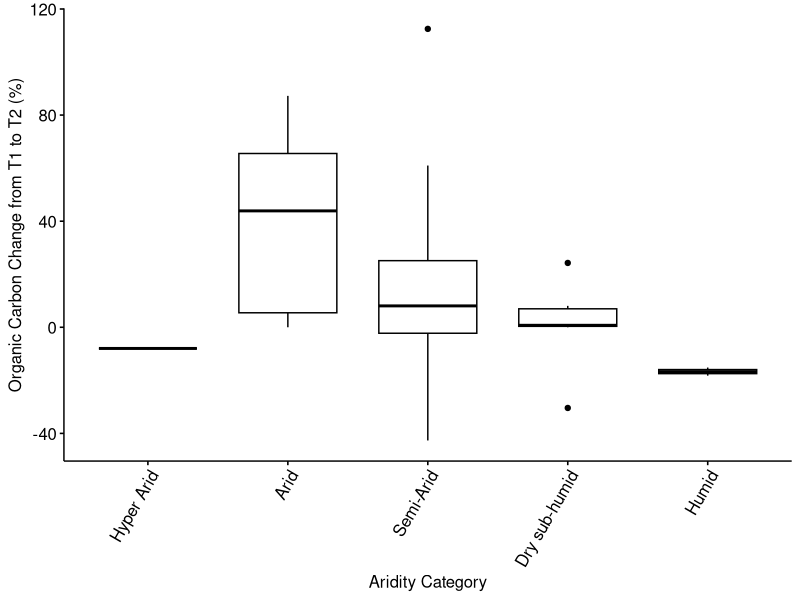
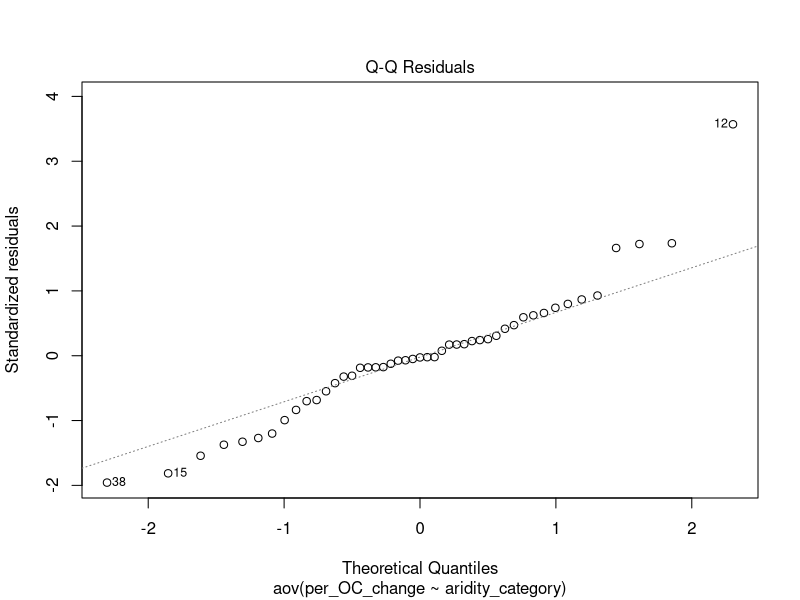
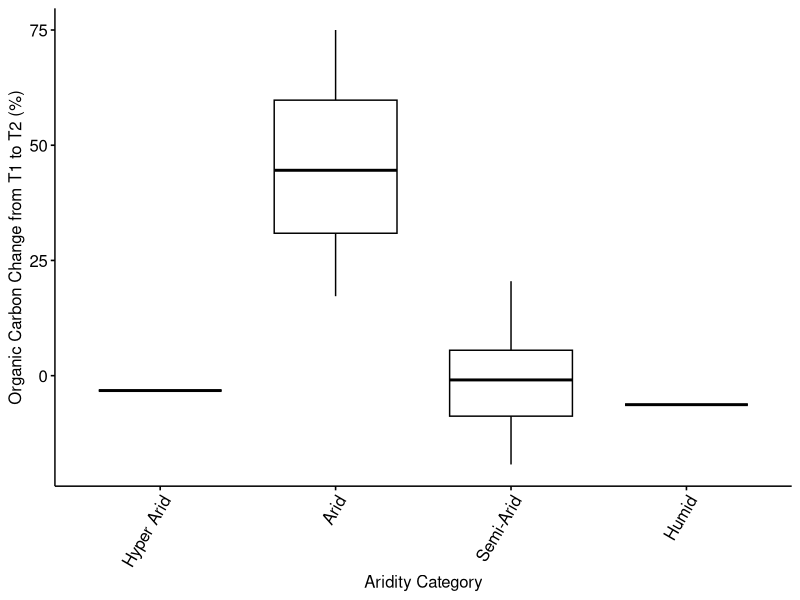
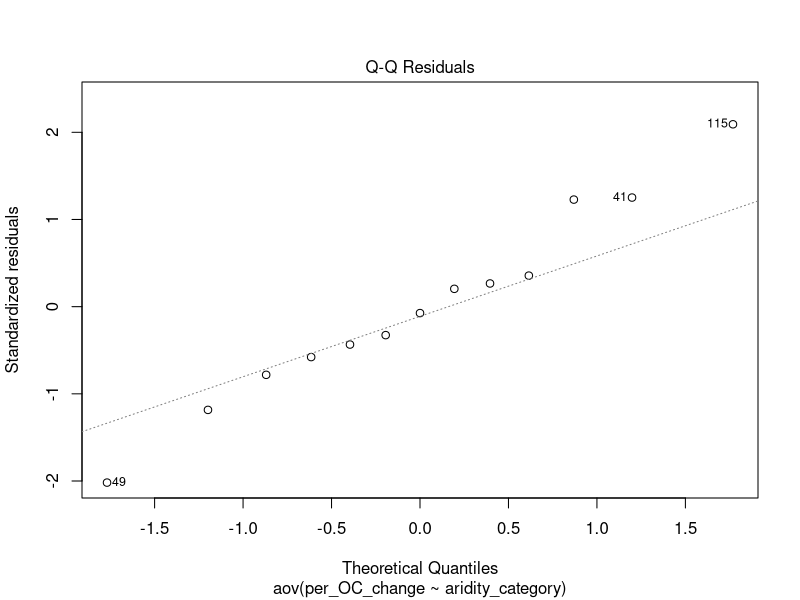
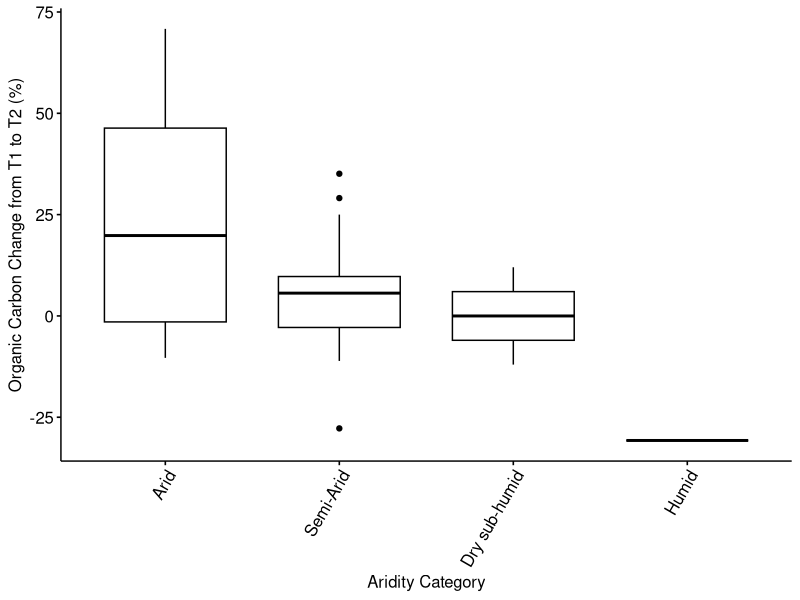
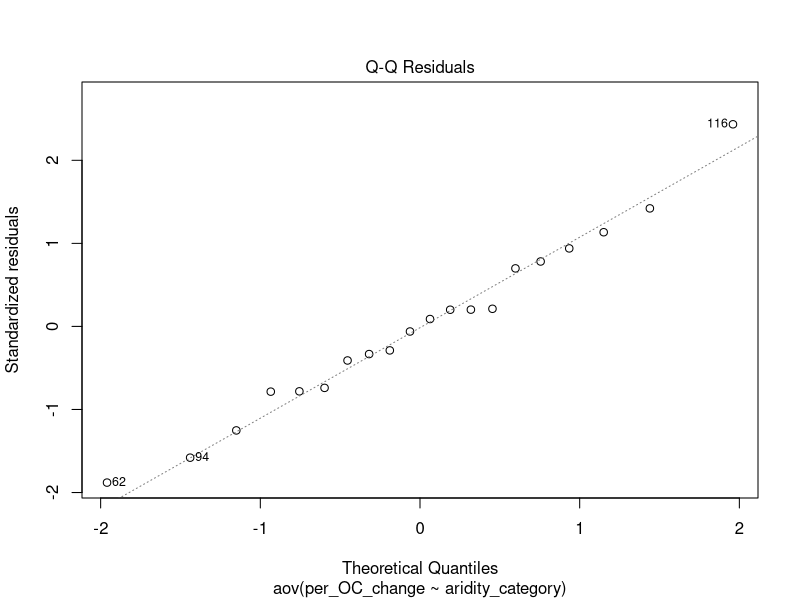
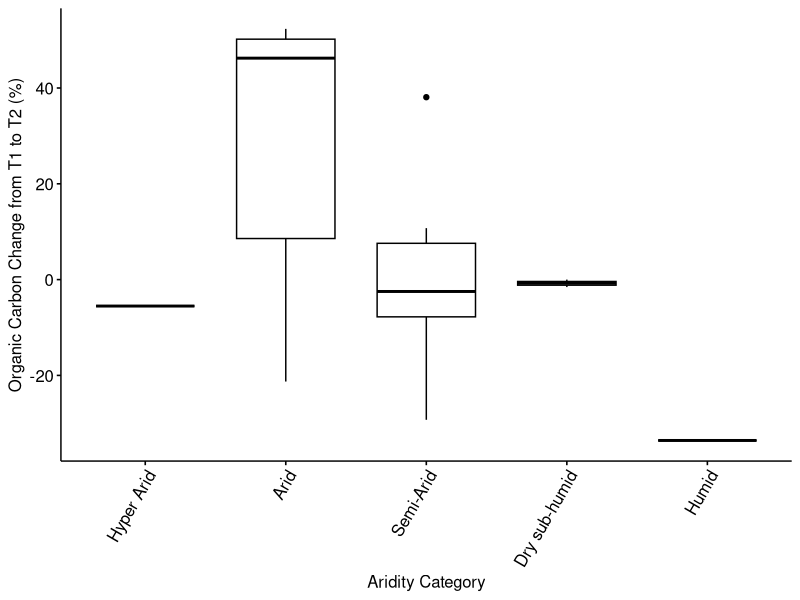
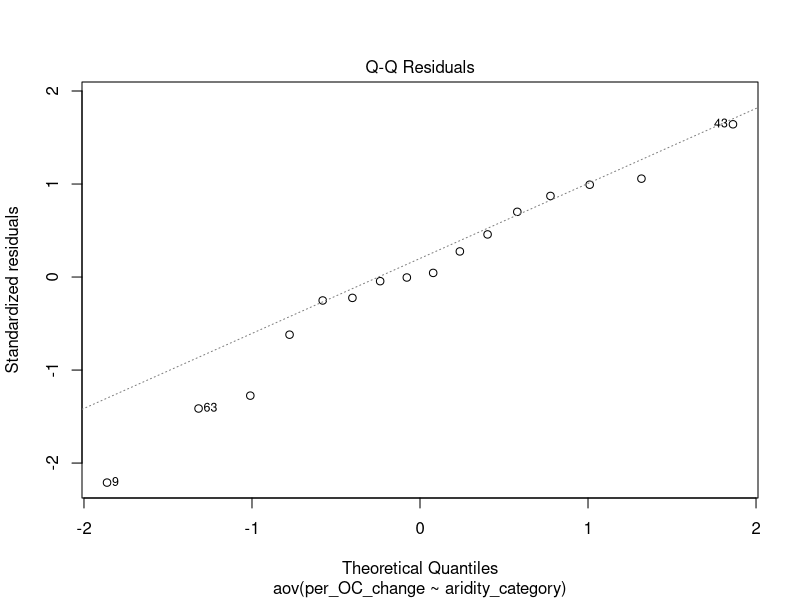

The R script that drew these images, in order:
## ---- chunk 1
# Load dataset
suppressWarnings(suppressMessages({
    library(tidyverse)
    library(ggpubr)
}))
## ---- chunk 2
# Load dataset
suppressWarnings(suppressMessages({
    datacsv <- read_csv("datasets/irrt1vt2_estBD_mar27.csv")
    dataset <- data.frame(datacsv)
}))
## ---- chunk 3
# Remove outliers
temp_dataset <- split(dataset, dataset$ref_num=="24")
dataset <- temp_dataset$'FALSE'

temp_dataset <- split(dataset, dataset$ref_num=="19")
dataset <- temp_dataset$'FALSE'
## ---- chunk 4
# Factor whole dataset
dataset[sapply(dataset, is.character)] <- lapply(dataset[sapply(dataset, is.character)], as.factor)

# Store rows without N+ and N- pairings in a temporary variable
tempData1a <- split(dataset, dataset$N_pair=="no")
dataseta <- tempData1a$'TRUE'

# For rows that do have a N+ and N- paring, store only the N- rows in a temporary variable
tempData1b <- split(dataset, dataset$N_pair_state=="N+")
datasetb <- tempData1b$'FALSE'

# Combine the two temporary variables into a unified dataset without the N+ treatments where such pairings exist in the dataset
dataset <- rbind(dataseta, datasetb)

# Separate out the 0 - 10 cm depth incrememt
tempData2 <- split(dataset, dataset$depth_cat_2=="0-10cm")
depth_10 <- tempData2$'TRUE'

# Separate out the 10 - 20 cm depth incrememt
tempData2 <- split(dataset, dataset$depth_cat_2=="10-20cm")
depth_20 <- tempData2$'TRUE'

# Separate out the 20 - 30 cm depth incrememt
tempData2 <- split(dataset, dataset$depth_cat_2=="20-30cm")
depth_30 <- tempData2$'TRUE'

# Separate out the 30+ cm depth incrememt
tempData2 <- split(dataset, dataset$depth_cat_2=="30+cm")
depth_30p <- tempData2$'TRUE'
## ---- chunk 5
# Boxplot to visualize the average percent change for each aridity category
p <- ggboxplot(depth_10, x="aridity_category", y="per_OC_change", 
          #color = "depth_cat_2", palette = c("#00AFBB", "#E7B800", "#71f442", "#fc79e6"),
          order = c("Hyper Arid", "Arid", "Semi-Arid", "Dry sub-humid", "Humid"),
          ylab = "Organic Carbon Change from T1 to T2 (%)", xlab = "Aridity Category")
p + theme(axis.text.x = element_text(angle = 60, hjust = 1))
## ---- chunk 6
# ANOVA and Tukey's for above boxplot
aov_0_10_per_C <- aov(per_OC_change ~ aridity_category, data = depth_10)
summary(aov_0_10_per_C)
plot(aov_0_10_per_C, 2)

TukeyHSD(aov_0_10_per_C)
## ---- chunk 7
# Boxplot to visualize the average percent change for each aridity category
p2 <- ggboxplot(depth_20, x="aridity_category", y="per_OC_change", 
          #color = "depth_cat_2", palette = c("#00AFBB", "#E7B800", "#71f442", "#fc79e6"),
          order = c("Hyper Arid", "Arid", "Semi-Arid", "Dry sub-humid", "Humid"),
          ylab = "Organic Carbon Change from T1 to T2 (%)", xlab = "Aridity Category")
p2 + theme(axis.text.x = element_text(angle = 60, hjust = 1))
## ---- chunk 8
# ANOVA and Tukey's for above boxplot
aov_10_20_per_C <- aov(per_OC_change ~ aridity_category, data = depth_20)
summary(aov_10_20_per_C)
plot(aov_10_20_per_C, 2)

TukeyHSD(aov_10_20_per_C)
## ---- chunk 9
# Boxplot to visualize the average percent change for each aridity category
p3 <- ggboxplot(depth_30, x="aridity_category", y="per_OC_change", 
          #color = "depth_cat_2", palette = c("#00AFBB", "#E7B800", "#71f442", "#fc79e6"),
          order = c("Hyper Arid", "Arid", "Semi-Arid", "Dry sub-humid", "Humid"),
          ylab = "Organic Carbon Change from T1 to T2 (%)", xlab = "Aridity Category")
p3 + theme(axis.text.x = element_text(angle = 60, hjust = 1))
## ---- chunk 10
# ANOVA and Tukey's for above boxplot
aov_20_30_per_C <- aov(per_OC_change ~ aridity_category, data = depth_30)
summary(aov_20_30_per_C)
plot(aov_20_30_per_C, 2)

TukeyHSD(aov_20_30_per_C)
## ---- chunk 11
# Boxplot to visualize the average percent change for each aridity category
p4 <- ggboxplot(depth_30p, x="aridity_category", y="per_OC_change", 
          #color = "depth_cat_2", palette = c("#00AFBB", "#E7B800", "#71f442", "#fc79e6"),
          order = c("Hyper Arid", "Arid", "Semi-Arid", "Dry sub-humid", "Humid"),
          ylab = "Organic Carbon Change from T1 to T2 (%)", xlab = "Aridity Category")
p4 + theme(axis.text.x = element_text(angle = 60, hjust = 1))
## ---- chunk 12
# ANOVA and Tukey's for above boxplot
aov_30p_per_C <- aov(per_OC_change ~ aridity_category, data = depth_30p)
summary(aov_30p_per_C)
plot(aov_30p_per_C, 2)

TukeyHSD(aov_30p_per_C)
## ---- chunk 13
# Boxplot to visualize the average percent change for each aridity category
p5 <- ggboxplot(dataset, x="aridity_category", y="per_OC_change", 
          color = "depth_cat_2", palette = c("#00AFBB", "#E7B800", "#71f442", "#fc79e6"),
          order = c("Hyper Arid", "Arid", "Semi-Arid", "Dry sub-humid", "Humid"),
          ylab = "Organic Carbon Change from T1 to T2 (%)", xlab = "Aridity Category")
p5 + theme(axis.text.x = element_text(angle = 60, hjust = 1))
